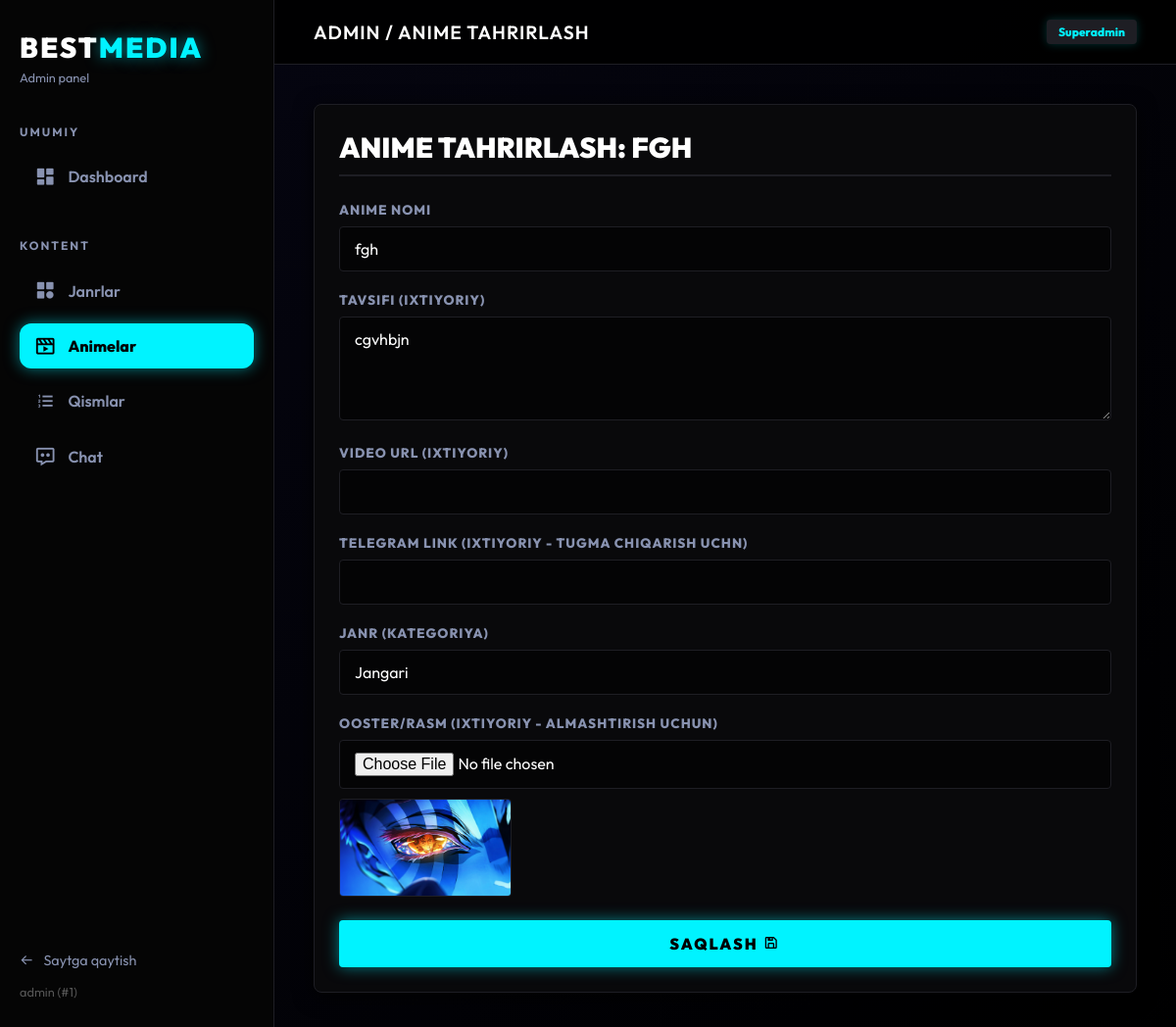
/control-panel/movies/2/edit/ (signed in), run on the app's committed database.
### my_app/models.py (models this page shows, shortened)
class CustomUser(AbstractUser):
    phone = models.CharField(max_length=15, blank=True, null=True)
    is_banned = models.BooleanField(default=False)
    is_admin_user = models.BooleanField(default=False)  # Admin panelga kirish

class Movie(models.Model):
    title = models.CharField(max_length=200)
    image = models.ImageField(upload_to='movies/')
    description = models.TextField(blank=True, null=True)
    category = models.ForeignKey(
        Category,
        on_delete=models.SET_NULL,
        null=True,
        blank=True,
        related_name="movies"
    )
    video_url = models.URLField(
        blank=True,
        null=True,
        help_text="Asosiy video URL (mp4 yoki CDN linki)"
    )
    telegram_link = models.URLField(
        blank=True,
        null=True,
        help_text="Telegram post linki (ixtiyoriy, agar mavjud bo'lsa saytda ko'rinadi)"
    )
    created_at = models.DateTimeField(auto_now_add=True)

class Category(models.Model):
    name = models.CharField(max_length=100)
    created_at = models.DateTimeField(auto_now_add=True)

### my_app/admin_views.py (the view, shortened to what this page needs)
# urls.py: path('control-panel/movies/<int:pk>/edit/', admin_movie_form, name='admin_movie_form'),
@user_passes_test(is_admin, login_url='/')
def admin_movie_form(request, pk=None):
    movie = get_object_or_404(Movie, pk=pk) if pk else None
    genres = Category.objects.all()
    return render(request, 'custom_admin/movie_form.html', {'movie': movie, 'genres': genres})

### my_app/admin_views.py (called while the page is built)
def is_admin(user):
    return user.is_authenticated and (user.is_staff or user.is_superuser or user.is_admin_user)

### my_app/templates/custom_admin/movie_form.html (shortened to what this page needs)
{% extends 'custom_admin/base.html' %}
{% block page_title %}{% if movie %}Anime Tahrirlash{% else %}Yangi Anime Qo'shish{% endif %}{% endblock %}
{% block content %}
<div class="glass-panel form-container">
    <h2 style="margin-bottom: 25px; font-size: 1.8rem; font-weight: 900; text-transform: uppercase; border-bottom: 2px solid var(--border-line); padding-bottom: 10px;">
        {% if movie %}Anime Tahrirlash: {{ movie.title }}{% else %}Yangi Anime Qo'shish{% endif %}
    </h2>
    <form method="post" enctype="multipart/form-data">
        <div class="form-group">
            <label>Anime Nomi</label>
            <input type="text" name="title" class="form-control" required value="{{ movie.title|default:'' }}">
        </div>
        <div class="form-group">
            <label>Tavsifi (Ixtiyoriy)</label>
            <textarea name="description" class="form-control" rows="4">{{ movie.description|default:'' }}</textarea>
        </div>
        <div class="form-group">
            <label>Video URL (Ixtiyoriy)</label>
            <input type="url" name="video_url" class="form-control" value="{{ movie.video_url|default:'' }}">
        </div>
        <div class="form-group">
            <label>Telegram Link (Ixtiyoriy - tugma chiqarish uchn)</label>
            <input type="url" name="telegram_link" class="form-control" value="{{ movie.telegram_link|default:'' }}">
        </div>
        <div class="form-group">
            <label>Janr (Kategoriya)</label>
            <select name="category" class="form-control select-control">
                {% for genre in genres %}
                <option value="{{ genre.id }}" {% if movie and movie.category_id == genre.id %}selected{% endif %}>{{ genre.name }}</option>
                {% endfor %}
            </select>
        </div>
        <div class="form-group">
            <label>Ooster/Rasm {% if not movie %}(Majburiy){% else %}(Ixtiyoriy - almashtirish uchun){% endif %}</label>
            <input type="file" name="image" class="form-control" {% if not movie %}required{% endif %} accept="image/*">
            {% if movie and movie.image %}
            <div style="margin-top: 10px;">
                <img src="{{ movie.image.url }}" style="height: 100px; border-radius: 4px; border: 1px solid var(--border-line);">
            </div>
            {% endif %}
        </div>
        <button type="submit" class="btn-submit">SAQLASH <i class='bx bx-save'></i></button>
    </form>
</div>
{% endblock %}

### my_app/templates/custom_admin/base.html (shortened to what this page needs)
{% load static %}
<!DOCTYPE html>
<html lang="uz">
<head>
    <link href='https://unpkg.com/boxicons@2.1.4/css/boxicons.min.css' rel='stylesheet'>
</head>
<body>
    <aside class="sidebar">
        <a href="{% url 'home' %}" class="brand">BEST<span>MEDIA</span></a>
        <span class="brand-sub">Admin panel</span>
        <h4 class="menu-title">UMUMIY</h4>
        <ul class="menu-list">
            <li><a href="{% url 'admin_dashboard' %}" class="{% if request.resolver_match.url_name == 'admin_dashboard' %}active{% endif %}"><i class='bx bxs-dashboard'></i> Dashboard</a></li>
        </ul>
        <h4 class="menu-title">KONTENT</h4>
        <ul class="menu-list">
            <li><a href="{% url 'admin_genres' %}" class="{% if request.resolver_match.url_name == 'admin_genres' %}active{% endif %}"><i class='bx bxs-category'></i> Janrlar</a></li>
            <li><a href="{% url 'admin_movies' %}" class="{% if request.resolver_match.url_name == 'admin_movies' or request.resolver_match.url_name == 'admin_movie_form' %}active{% endif %}"><i class='bx bx-movie-play'></i> Animelar</a></li>
            <li><a href="{% url 'admin_episodes' %}" class=""><i class='bx bx-list-ol'></i> Qismlar</a></li>
            <li><a href="{% url 'admin_chat' %}" class="{% if request.resolver_match.url_name == 'admin_chat' %}active{% endif %}"><i class='bx bx-message-dots'></i> Chat</a></li>
        </ul>
        <div class="sidebar-bottom">
            <a href="{% url 'home' %}" class="logout-btn"><i class='bx bx-arrow-back'></i> Saytga qaytish</a>
            <div style="margin-top:15px; font-size:0.8rem; color: #555;">{{ request.user.username }} (#{{ request.user.id }})</div>
        </div>
    </aside>
    <main class="main-content">
        <header class="topbar">
            <div class="page-title">Admin / {% block page_title %}Dashboard{% endblock %}</div>
            <div class="user-info">
                <div class="user-role">{% if request.user.is_superuser %}Superadmin{% else %}Staff{% endif %}</div>
            </div>
        </header>
        <div class="content-area">
            {% block content %}{% endblock %}
        </div>
    </main>
</body>
</html>

### data on the page
CustomUser: user.username "admin", user.id "1"
Movie: title "FGH", title "fgh", description "cgvhbjn", category "Jangari", image (picture)
